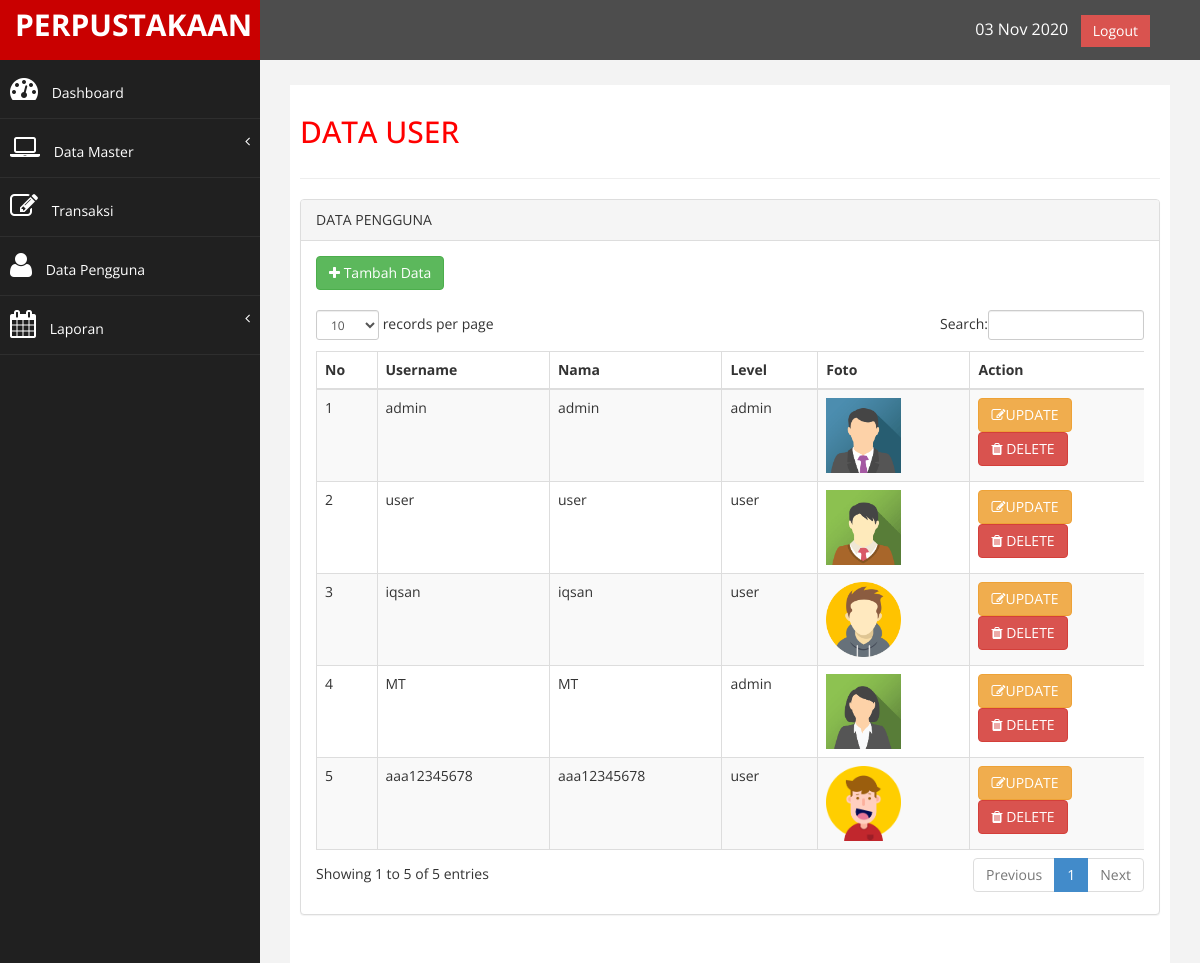
The app's page /index.php?page=user (signed in) with its own data.
### tables this page shows
CREATE TABLE `tb_user` (
  `id` int(11) NOT NULL,
  `username` varchar(20) NOT NULL,
  `password` varchar(20) NOT NULL,
  `nama` varchar(50) NOT NULL,
  `level` varchar(15) NOT NULL,
  `foto` varchar(225) NOT NULL
);

### halaman/pengguna/formUser.php (the view, shortened to what this page needs)
<div id="page-wrapper" >
    <div id="page-inner">
        <div class="row">
            <div class="col-md-12">
                <h2>DATA USER</h2>
            </div>
        </div>
        <hr />
        <div class="row">
            <div class="col-md-12">
                <div class="panel panel-default">
                    <div class="panel-heading">
                     DATA PENGGUNA
                 </div>
                 <div class="panel-body">
                    <div class="table-responsive">
                        <div>
                            <a href="index.php?page=tambahUser" class="btn btn-success"><i class=" fa fa-plus "></i> Tambah Data</a>
                        </div><br>
                        <table class="table table-striped table-bordered table-hover" id="dataTables-example">
                            <thead>
                                <tr>
                                    <th>No</th>
                                    <th>Username</th>
                                    <th>Nama</th>
                                    <th>Level</th>
                                    <th>Foto</th>
                                    <th width="21%">Action</th>
                                </tr>
                            </thead>
                            <tbody>
                             <?php
                             $sql = "SELECT * FROM tb_user";
                             $query = mysqli_query($koneksi,$sql);
                    $no = 0;
                    while ($data = mysqli_fetch_array($query)) {
                        $id = $data['id'];
                        $username = $data['username'];
                        $nama = $data['nama'];
                        $level = $data['level'];
                        $foto = $data['foto'];
                      $no++;
                      ?>
                      <tr>
                        <td><?php echo $no; ?></td>
                        <td><?php echo $username; ?></td>
                        <td><?php echo $nama; ?></td>
                        <td><?php echo $level; ?></td>
                        <td> <img src="images/<?php echo $foto; ?>" width="75" height="75" align="center"> </td>
                        <td>
                          <a href="?page=updateUser&id=<?php echo $id; ?>" class="btn btn-warning"><i class="fa fa-edit "></i>UPDATE </a>   <a onclick="return confirm('Yakin Hapus Data ?')" href="?page=hapusUser&id=<?php echo $id; ?>" class="btn btn-danger"><i class="fa fa-trash"></i> DELETE</a>
                      </td>
                  </tr>
              <?php } ?>
          </tbody>
      </table>
  </div>
</div>
</div>
</div>
</div>
</div>
</div>

### index.php (shortened to what this page needs)
<?php
$koneksi = new mysqli("localhost","root","","db_perpustakaan1");
if ($_SESSION['admin'] || $_SESSION['user']) {
 ?>
 <!DOCTYPE html>
 <html xmlns="http://www.w3.org/1999/xhtml">
 <head>
  <link href="assets/css/bootstrap.css" rel="stylesheet" />
  <link href="assets/css/font-awesome.css" rel="stylesheet" />
  <link href="assets/css/custom.css" rel="stylesheet" />
  <link href="assets/js/dataTables/dataTables.bootstrap.css" rel="stylesheet" />
</head>
<body>
  <div id="wrapper">
    <nav class="navbar navbar-default navbar-cls-top " role="navigation" style="margin-bottom: 0">
      <div class="navbar-header">
        <a class="navbar-brand" href="index.html">PERPUSTAKAAN</a>
      </div>
      <div style="color: white;
      padding: 15px 50px 5px 50px;
      float: right;
      font-size: 16px;"> <?php echo date('d M Y'); ?> &nbsp; <a href="logout.php" class="btn btn-danger square-btn-adjust">Logout</a> </div>
    </nav>
    <nav class="navbar-default navbar-side" role="navigation">
      <div class="sidebar-collapse">
        <ul class="nav" id="main-menu">
          <li>
            <a  href="index.php?page=home"><i class="fa fa-dashboard fa-2x"></i> Dashboard</a>
          </li>
          <li>
            <a href="#"><i class="fa fa-laptop fa-2x"></i> Data Master<span class="fa arrow"></span></a>
          </li>
          <li>
            <a href="index.php?page=transaksi"><i class="fa fa-edit fa-2x"></i> Transaksi</a>
          </li>
          <?php if ($_SESSION['admin']) { ?>
            <li>
              <a href="index.php?page=user"><i class="fa fa-user fa-2x"></i> Data Pengguna</a>
            </li>
            <li>
              <a href="#"><i class="fa fa-calendar fa-2x"></i> Laporan<span class="fa arrow"></span></a>
            </li>
          <?php } ?>
        </ul>
      </div>
    </nav>
    <?php
    if (isset($_GET['page'])) {
      $page = $_GET['page'];
      switch ($page) {
        case user:
        include 'halaman/pengguna/formUser.php';
        break;
      }
    } else {
      include 'home.php';
    }
    ?>
  </div>
</body>
</html>
<?php
} else {
  header("Location:login.php");
}
?>

### assets/css/custom.css (style rules this page uses)
body { font-family: 'Open Sans', sans-serif; }
#wrapper { width: 100%; background:#202020; }
#page-wrapper { padding: 15px 15px; min-height: 600px; background:#F3F3F3; }
#page-inner { width:100%; margin:10px 20px 10px 0px; background-color:#fff!important; padding:10px; min-height:1200px; }
h2 { color: #f00; }
.square-btn-adjust { border: 0px solid transparent; -webkit-border-radius: 0px; -moz-border-radius: 0px; border-radius: 0px; }
.navbar-cls-top .navbar-brand { color: #fff; background: #C90000; width: 260px; text-align: center; height: 60px; font-size: 30px; font-weight: 700; }
.arrow { float: right; }
.fa.arrow:before { content: "\f104"; }
.sidebar-collapse , .sidebar-collapse .nav { background:none; }
.sidebar-collapse .nav { padding:0; }
.sidebar-collapse .nav > li > a { color:#fff; background:#202020; text-shadow:none; }
.sidebar-collapse > .nav > li > a { padding:15px 10px; }
.sidebar-collapse > .nav > li { border-bottom: 1px solid rgba(107, 108, 109, 0.19); }
.navbar-side { border:none; background-color: #202020; }
.navbar-cls-top { background:#4D4D4D; border-bottom:none; }
.navbar-default { border:0px solid black; }
.navbar-header { background: #A70303; }
.nav > li > a > i { margin-right:10px; }
@media (min-width:768px) { #page-wrapper { margin: 0 0 0 260px; padding: 15px 30px; min-height: 1200px; } }
@media (min-width:768px) { .navbar-side { z-index: 1; position: absolute; width: 260px; } }
@media (min-width:768px) { .navbar { border-radius: 0px; } }

### records on screen
tb_user: username "admin", nama "admin", level "admin", foto (picture)
tb_user: username "user", nama "user", level "user", foto (placeholder picture)
tb_user: username "iqsan", nama "iqsan", level "user", foto (picture)
tb_user: username "MT", nama "MT", level "admin", foto (picture)
tb_user: username "aaa12345678", nama "aaa12345678", level "user", foto (picture)
